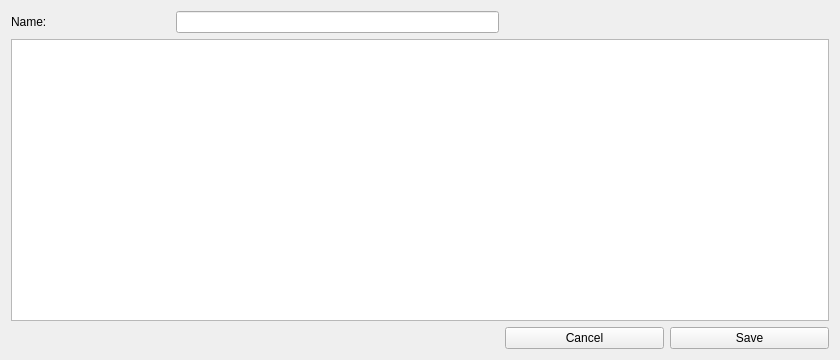
<?xml version="1.0" encoding="UTF-8"?>
<ui version="4.0">
 <class>MatrixEditor</class>
 <widget class="QWidget" name="MatrixEditor">
  <property name="geometry">
   <rect>
    <x>0</x>
    <y>0</y>
    <width>840</width>
    <height>360</height>
   </rect>
  </property>
  <property name="minimumSize">
   <size>
    <width>840</width>
    <height>360</height>
   </size>
  </property>
  <property name="windowTitle">
   <string>Table</string>
  </property>
  <layout class="QGridLayout" name="gridLayout">
   <item row="2" column="4">
    <widget class="QPushButton" name="SaveButton">
     <property name="text">
      <string>Save</string>
     </property>
    </widget>
   </item>
   <item row="0" column="0">
    <widget class="QLabel" name="label">
     <property name="text">
      <string>Name:</string>
     </property>
    </widget>
   </item>
   <item row="1" column="0" colspan="5">
    <widget class="QTableWidget" name="EditTable"/>
   </item>
   <item row="2" column="3">
    <widget class="QPushButton" name="CancelButton">
     <property name="text">
      <string>Cancel</string>
     </property>
    </widget>
   </item>
   <item row="0" column="1" colspan="2">
    <widget class="QLineEdit" name="NameLineEdit"/>
   </item>
  </layout>
 </widget>
 <resources/>
 <connections/>
</ui>
